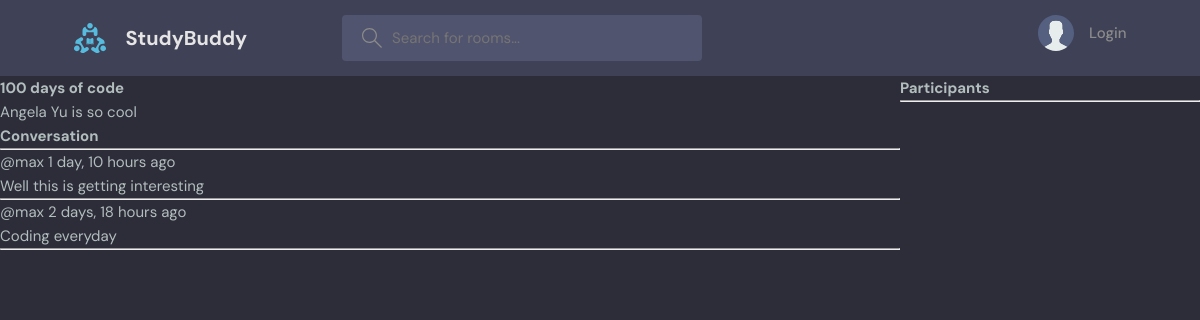
Page /room/2/ on the committed database.
### base/models.py (models this page shows, shortened)
class Room(models.Model):
    host = models.ForeignKey(User, on_delete=models.SET_NULL, null=True, blank=True)
    topic = models.ForeignKey(Topic, on_delete=models.SET_NULL, null=True, blank=True)
    name = models.CharField(max_length=200)
    description = models.TextField(null=True, blank=True)
    participant = models.ManyToManyField(User, related_name='participant', blank=True)
    updated = models.DateTimeField(auto_now=True)
    created = models.DateTimeField(auto_now_add=True)
    class Meta:
        ordering = ['-updated', '-created']

class Message(models.Model):
    user = models.ForeignKey(User, on_delete=models.CASCADE)
    room = models.ForeignKey(Room, on_delete=models.CASCADE)
    body = models.TextField()
    updated = models.DateTimeField(auto_now=True)
    created = models.DateTimeField(auto_now_add=True)
    class Meta:
        ordering = ['-updated', '-created']

### base/views.py (the view, shortened to what this page needs)
# urls.py: path('room/<str:pk>/', views.room, name='room'),
def room(request, pk):
    room = Room.objects.get(id=pk)
    room_messages = room.message_set.all()
    participants = room.participant.all()
    context = {'room': room, 'room_messages': room_messages, 'participants': participants}
    return render(request, 'base/room.html', context)

### base/templates/base/room.html (shortened to what this page needs)
{% extends "main.html" %}
{% block content %}
<div class="room-container">
    <div>
    <h1>{{room.name}}</h1>
    <p>{{room.description}}</p>
    <div class="comment-wrapper">
    <h3>Conversation</h3>
    <hr>
    {% for message in room_messages %}
    <div>
        <small>@{{message.user}}  {{message.created|timesince}} ago</small>
        <p>{{message.body}}</p>
        <hr>
    </div>
    {% endfor %}
</div>
</div>
<div>
    <h3>Participants</h3>
    <hr>
</div>
</div>
{% endblock content %}

### static/styles/style.css (style rules this page uses)
:root { --color-main: #71c6dd; --color-main-light: #e1f6fb; --color-dark: #3f4156; --color-dark-medium: #51546e; --color-dark-light: #696d97; --color-light: #e5e5e5; --color-gray: #8b8b8b; --color-light-gray: #b2bdbd; --color-bg: #2d2d39; --color-success: #5dd693; --color-error: #fc4b0b; }
* { font-family: "DM Sans", -apple-system, BlinkMacSystemFont, "Segoe UI", Roboto, Oxygen, Ubuntu, Cantarell, "Open Sans", "Helvetica Neue", sans-serif; margin: 0; padding: 0; box-sizing: border-box; text-rendering: optimizeLegibility; font-size: inherit; }
html { font-size: 56.25%; }
@media only screen and (min-width: 1200px) { html { font-size: 62.5%; } }
body { line-height: 1.6; font-weight: 400; font-size: 1.5rem; color: var(--color-light-gray); background-color: var(--color-bg); min-height: 100vh; }

### base/templates/base/room.html (style rules this page uses)
.room-container { display: grid; grid-template-columns: 3fr 1fr; }

### rows in the picture
Room: name "100 days of code", description "Angela Yu is so cool"
Message: user "max", created "1 day, 10 hours", body "Well this is getting interesting"
Message: user "max", created "2 days, 18 hours", body "Coding everyday"
